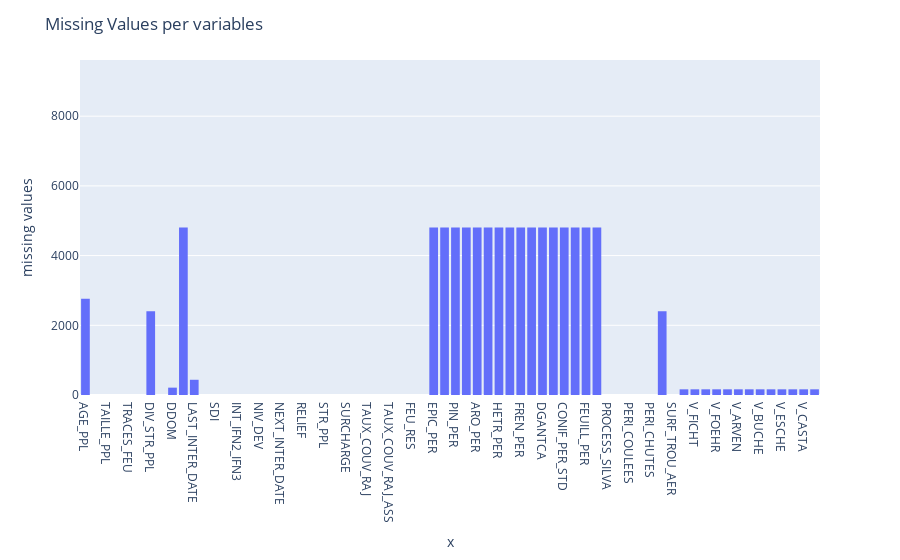

Notebook code for this chart:
### Code cell
fig = px.histogram(x=data_parc.columns,y=9612 - data_parc.describe(include='all').iloc[0,:], nbins=50)
fig.update_layout(title_text='Missing Values per variables')
fig.update_yaxes(range = [0,9612], title='missing values')
fig.show()

### Figure 1 — Plotly figure (JSON) as saved in the notebook; plotly's stock layout.template omitted (floating-point values rounded to 4 significant figures)
{"data": [{"alignmentgroup": "True", "bingroup": "x", "histfunc": "sum", "hovertemplate": "x=%{x}<br>sum of y=%{y}<extra></extra>", "legendgroup": "", "marker": {"color": "#636efa", "pattern": {"shape": ""}}, "name": "", "nbinsx": 50, "offsetgroup": "", "orientation": "v", "showlegend": false, "type": "histogram", "x": ["PARCELLE", "INVNR", "X", "Y", "Z25", "PRODREG", "HT_VEG", "DATE", "SLOPE25", "ASPECT25", "PERF_CROI", "QUAL_STATION", "UNIT_VEG_FINE", "UNIT_VEG_GROS", "REBOISEMENT_AN", "SURF_TER_HA", "AGE_PPL", "MODE_REGEN", "TAILLE_PPL", "INTENSITE_EXPLOIT", "TRACES_FEU", "DEGRAD_PPL", "DIV_STR_PPL", "DIV_STR_PPL_CLASS", "DDOM", "DEG_SUR_PER", "LAST_INTER_DATE", "TIGES_VIV_H", "SDI", "SDI_CLASSE", "INT_IFN2_IFN3", "INT_IFN3-IFN4", "NIV_DEV", "MELANGE", "NEXT_INTER_DATE", "NEXT_INTER_TYPE", "RELIEF", "DEG_FERMETURE", "STR_PPL", "TYPE_FORET305", "SURCHARGE", "TYP_RAJ_PPL", "TAUX_COUV_RAJ", "TAUX_COUV_RAJ_FIN", "TAUX_COUV_RAJ_ASS", "ESPECE_DOM", "FEU_RES", "TYPE_FORET", "EPIC_PER", "SAPIN_PER", "PIN_PER", "MELEZ_PER", "ARO_PER", "OTHER_CONIF_PER", "HETR_PER", "ERAB_PER", "FREN_PER", "CHEN_PER", "DGANTCA", "OTHER_FEUILL_PER", "CONIF_PER_STD", "ARBUST_PER", "FEUILL_PER", "CONIF_PER", "PROCESS_SILVA", "PERI_CHENAUX", "PERI_COULEES", "PERI_AVALANCH", "PERI_CHUTES", "25_GRID_PER", "SURF_TROU_AER", "V_ALL", "V_FICHT", "V_TANNE", "V_FOEHR", "V_LARCH", "V_ARVEN", "V_UENDH", "V_BUCHE", "V_AHORN", "V_ESCHE", "V_EICHE", "V_CASTA", "V_UELBH", "LFI"], "xaxis": "x", "y": [0, 0, 0, 0, 0, 0, 0, 0, 0, 0, 0, 0, 0, 0, 0, 0, 2765, 0, 0, 0, 0, 0, 2403, 0, 211, 4806, 437, 0, 0, 0, 0, 0, 0, 0, 0, 0, 0, 0, 0, 0, 0, 0, 0, 0, 0, 0, 0, 0, 4806, 4806, 4806, 4806, 4806, 4806, 4806, 4806, 4806, 4806, 4806, 4806, 4806, 4806, 4806, 4806, 0, 0, 0, 0, 0, 2403, 0, 163, 163, 163, 163, 163, 163, 163, 163, 163, 163, 163, 163, 163, 0], "yaxis": "y"}], "layout": {"barmode": "relative", "legend": {"tracegroupgap": 0}, "margin": {"t": 60}, "title": {"text": "Missing Values per variables"}, "xaxis": {"anchor": "y", "domain": [0, 1], "title": {"text": "x"}}, "yaxis": {"anchor": "x", "domain": [0, 1], "range": [0, 9612], "title": {"text": "missing values"}}}}
